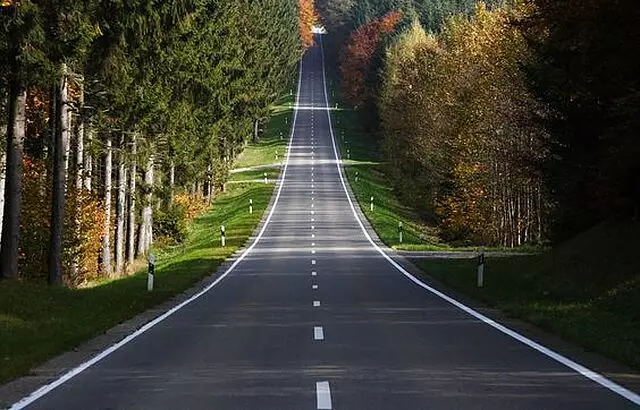
#> input picture images/5.webp, 640 x 410 px
$ python session7.py
#> lines starting #> are read from the running program, lines starting #| are printed output that depends on the picture; after the words box and inside, x2 and y2 are one past the last pixel; in counts of white or black regions, pixels touching at a corner belong together
import cv2 as cv
from matplotlib import pyplot as plt

original_img = cv.imread("../images/5.webp", 0)
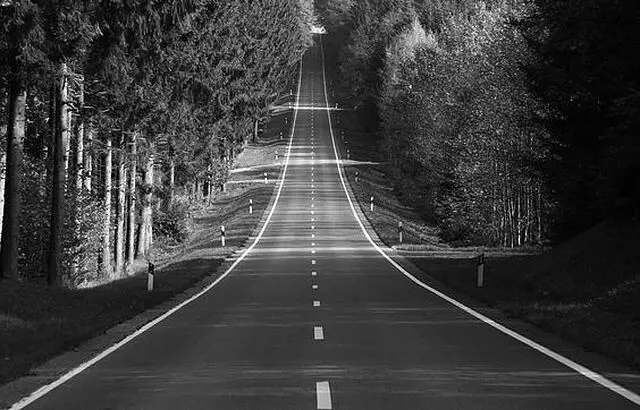
#> original_img: shape (410, 640); min 0, max 255, mean 60.3
image_nose = cv.GaussianBlur(original_img, (5, 5), 0)
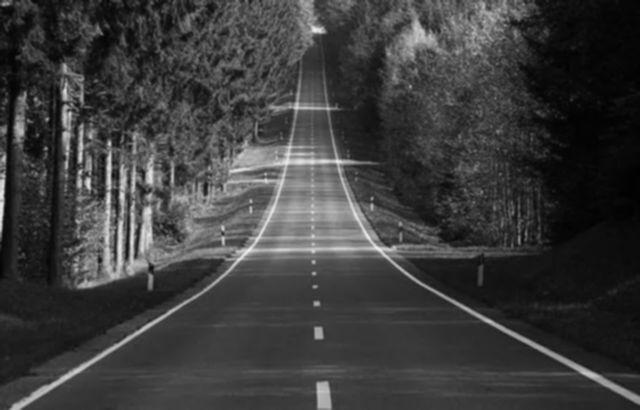
#> image_nose: shape (410, 640); min 1, max 238, mean 60.3

# Laplacian
laplacian = cv.Laplacian(image_nose, cv.CV_64F)
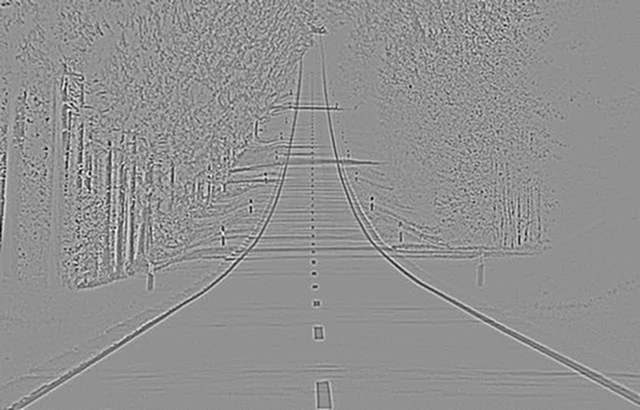
#> laplacian: shape (410, 640) float64; min -89, max 67, mean 0; drawn with min black and max white

# Sobel
sobel_x = cv.Sobel(image_nose, cv.CV_64F, 1, 0, ksize=5)
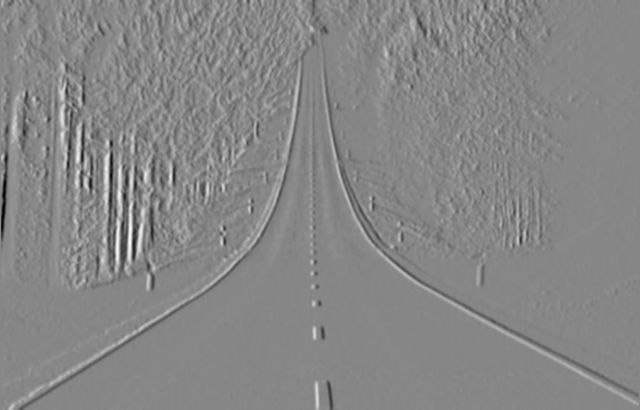
#> sobel_x: shape (410, 640) float64; min -7959, max 7098, mean -9.2; drawn with min black and max white
sobel_y = cv.Sobel(image_nose, cv.CV_64F, 0, 1, ksize=5)
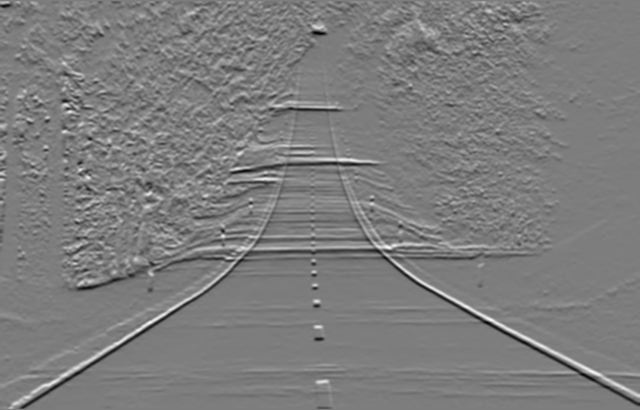
#> sobel_y: shape (410, 640) float64; min -5291, max 5469, mean -0.2; drawn with min black and max white

# Canny Edge Detection
edges = cv.Canny(original_img, 100, 500)
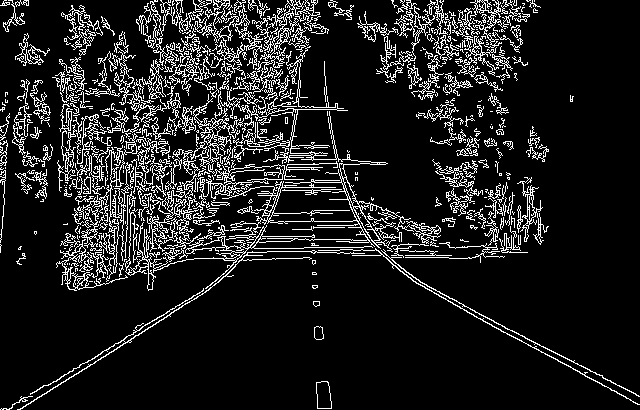
#> edges: shape (410, 640); 12.2% white in thin lines or dots


fig, (ax1, ax2, ax3, ax4, ax5) = plt.subplots(1, 5, figsize=(15, 15))
ax1.imshow(original_img, cmap="gray")
ax2.imshow(laplacian, cmap="gray")
ax3.imshow(sobel_x, cmap="gray")
ax4.imshow(sobel_y, cmap="gray")
ax5.imshow(edges, cmap="gray")

plt.show()

$ run again, with images/1.png saved as images/5.webp
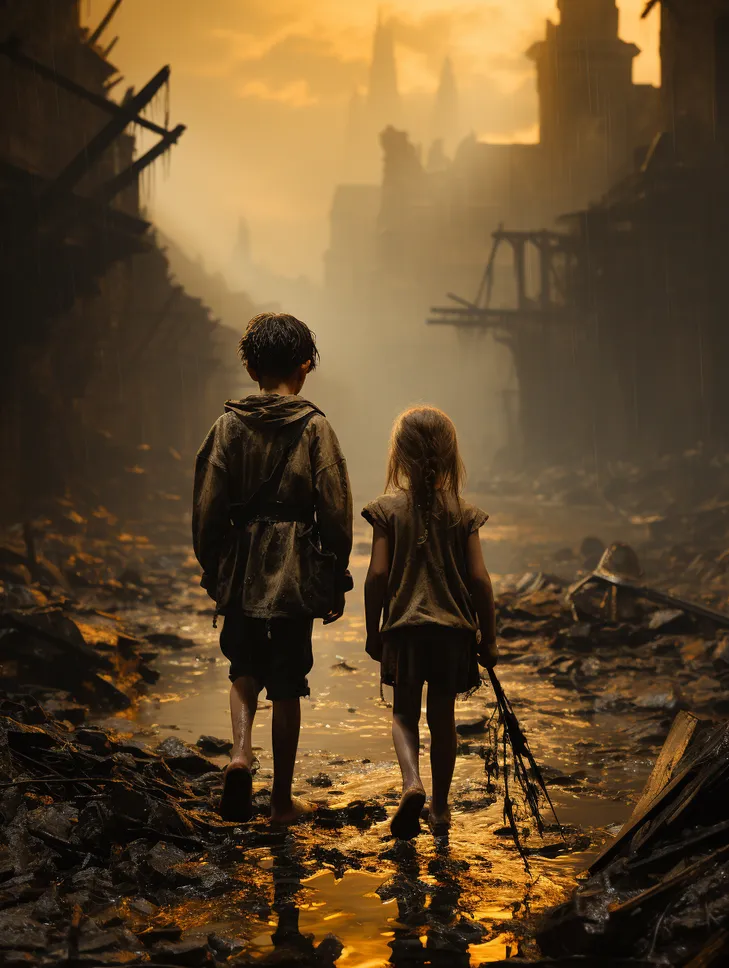
#> input picture images/1.png, 729 x 968 px, shrunk from 928 x 1232 before the run
#> `sobel_y = cv.Sobel(image_nose, cv.CV_64F, 0, 1, ksize=5)`:
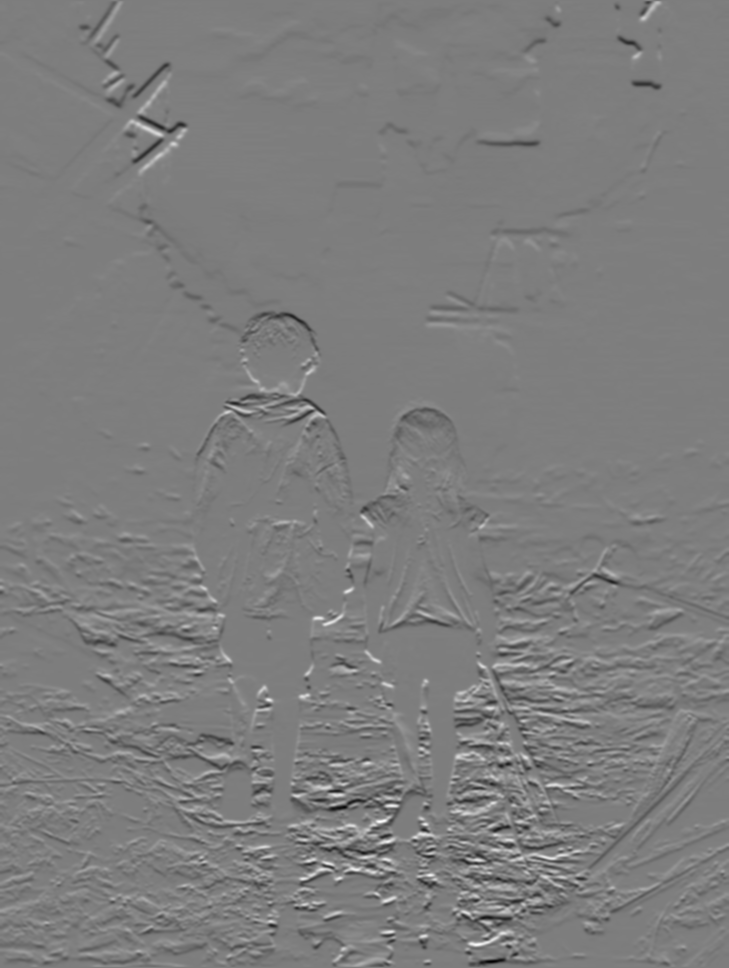
#> sobel_y: shape (968, 729) float64; min -5794, max 5932, mean -15.4; drawn with min black and max white
#> `edges = cv.Canny(original_img, 100, 500)`:
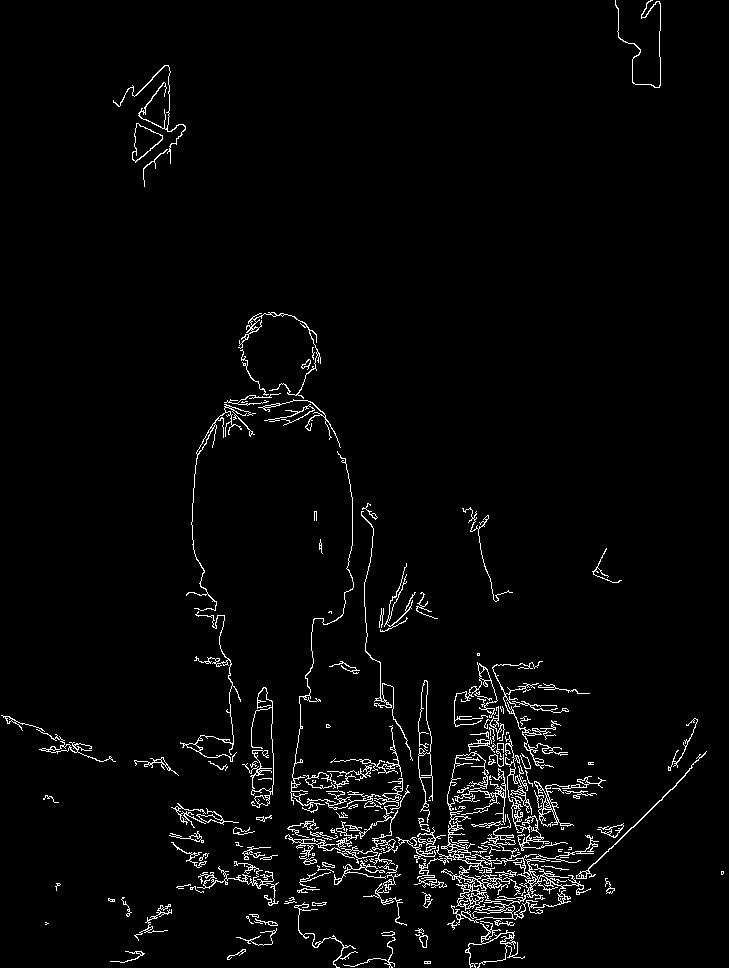
#> edges: shape (968, 729); 2.9% white in thin lines or dots

$ run again, with images/2.jpg saved as images/5.webp
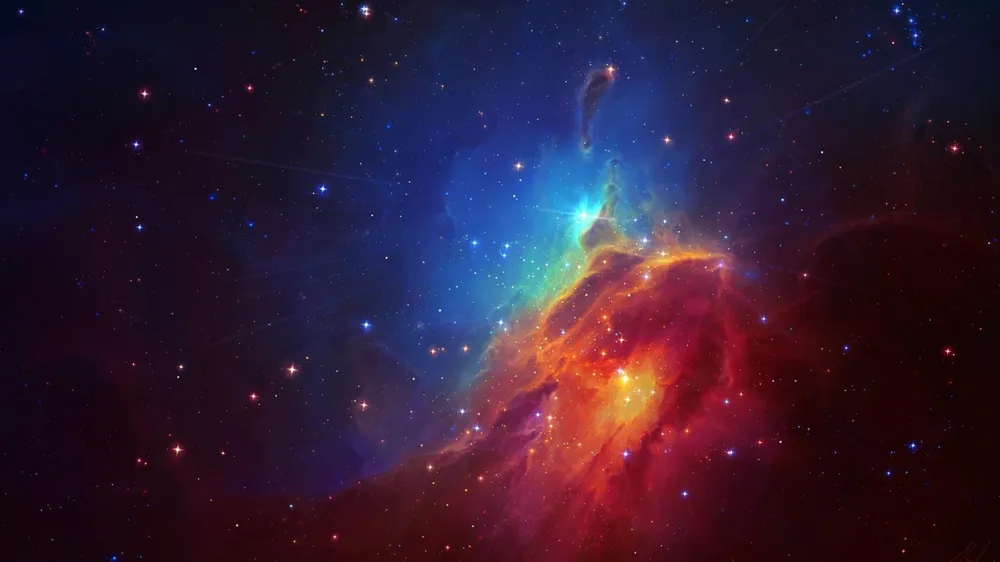
#> input picture images/2.jpg, 1000 x 562 px, shrunk from 1536 x 864 before the run
#> `sobel_y = cv.Sobel(image_nose, cv.CV_64F, 0, 1, ksize=5)`:
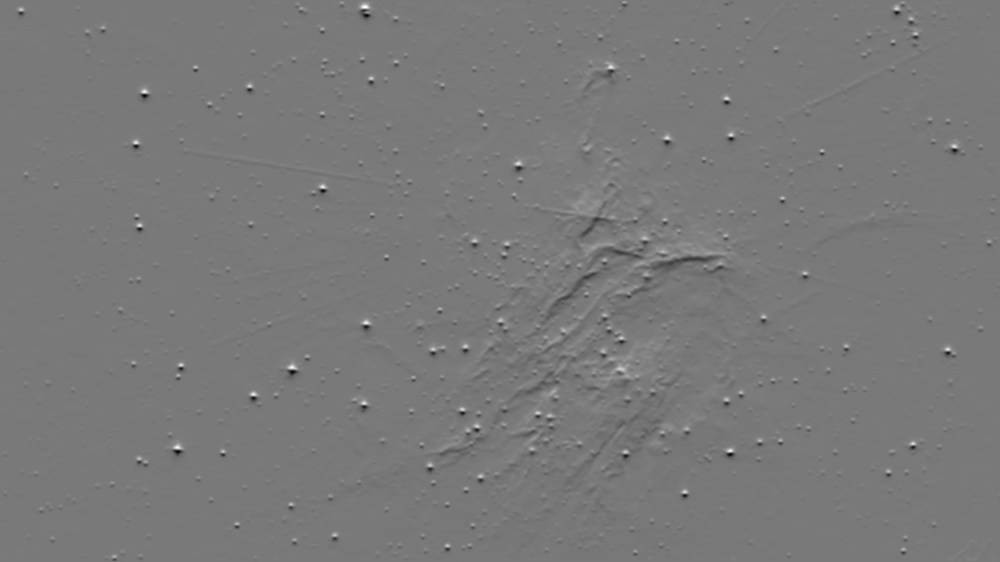
#> sobel_y: shape (562, 1000) float64; min -4340, max 4768, mean -0.6; drawn with min black and max white
#> `edges = cv.Canny(original_img, 100, 500)`:
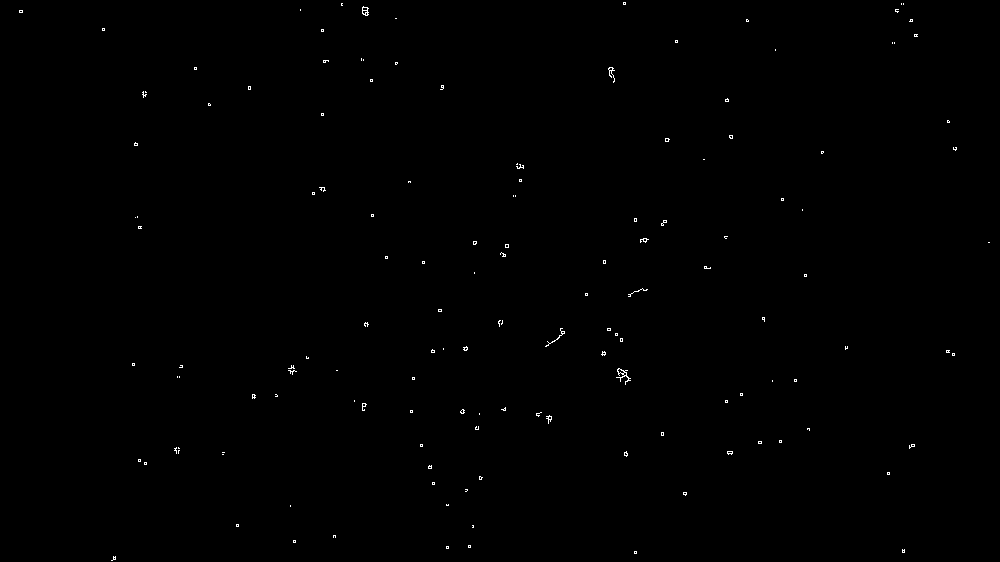
#> edges: shape (562, 1000); 0.24% white in thin lines or dots

$ run again, with images/3.jpg saved as images/5.webp
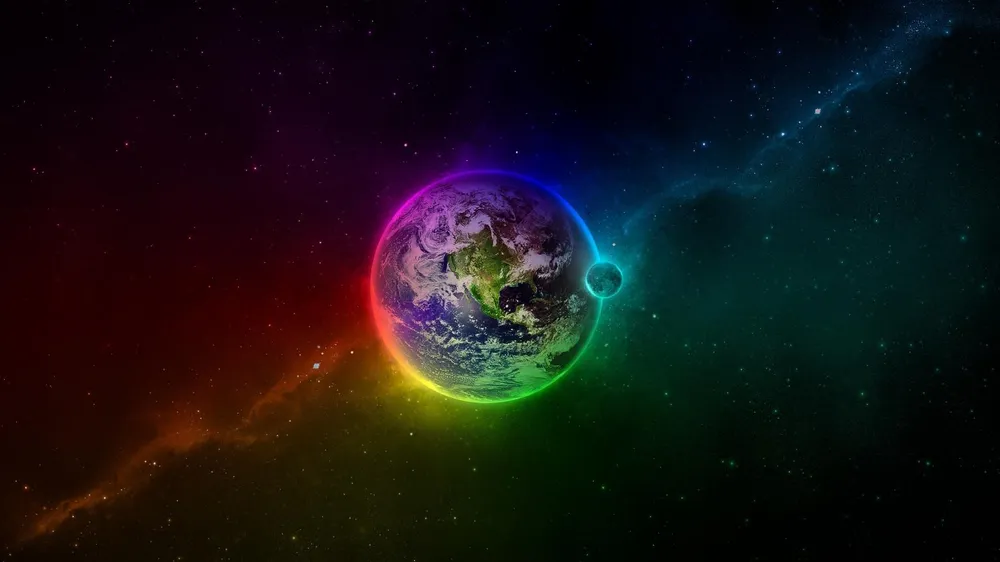
#> input picture images/3.jpg, 1000 x 562 px, shrunk from 1536 x 864 before the run
#> `sobel_y = cv.Sobel(image_nose, cv.CV_64F, 0, 1, ksize=5)`:
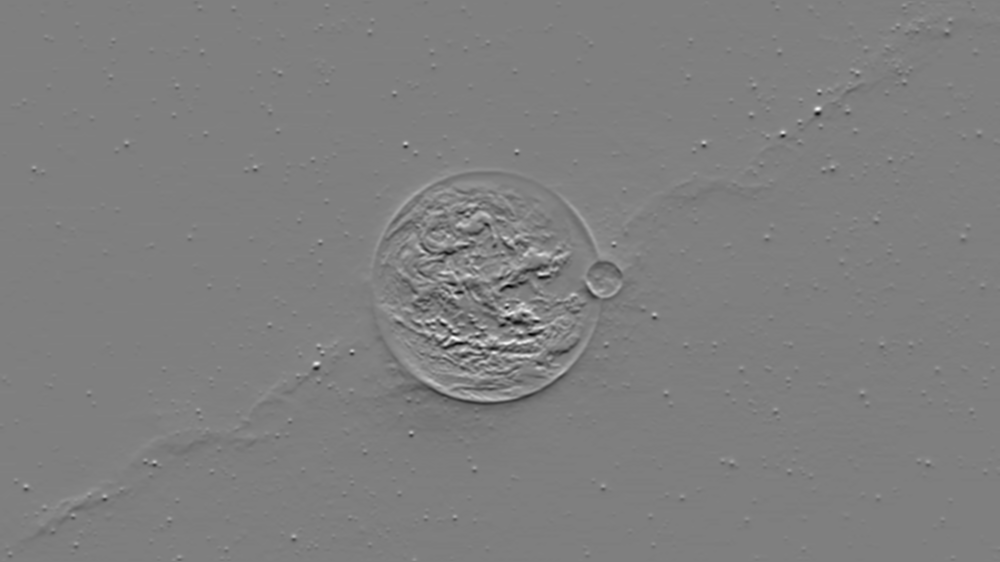
#> sobel_y: shape (562, 1000) float64; min -4130, max 4144, mean 1.1; drawn with min black and max white
#> `edges = cv.Canny(original_img, 100, 500)`:
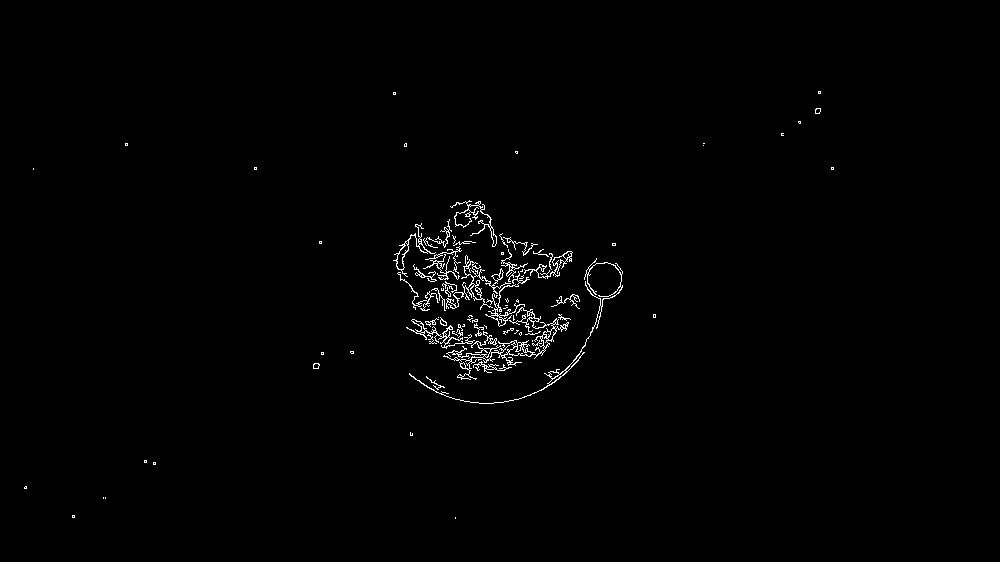
#> edges: shape (562, 1000); 0.97% white in thin lines or dots, all inside (x1, y1, x2, y2) = (24, 91, 834, 519)
